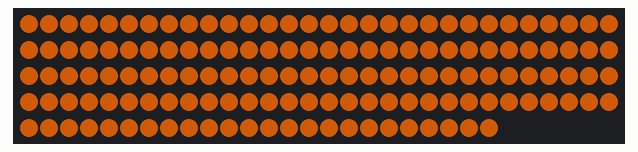
Bench run of a sketch on a simulated Seeed XIAO ESP32-C3. Shown: 144 RGB LEDs in strip order, left to right, continuing on the next row. Dim RGB values are drawn brighter than linear; what the sketch prints to the serial monitor is not drawn.

Above: at 32.6 s.

Measured:
- what the display in image 0 shows lasts 6.0 s, from 32.5 s to 38.5 s

The sketch:

bringup.ino
```cpp
/*
  Bring-up — the first thing that ever runs on this board.

  Nothing downstream of the XIAO's D10 pin has been exercised. The strip was
  smoke-tested on its bundled SP002E controller, so the pixels and the power path
  are known good; what has never been proven is *our* signal reaching them —
  D10, the AHCT125 buffer, the 470R, the JST.

  So this is deliberately not the fire renderer. It is five questions asked in
  order, each one narrowing where a fault can be, with the serial monitor saying
  what you should be seeing. Run it, watch, and read the two lists at the bottom
  of this comment.

      1  PIXEL ZERO    one pixel, dim red        is the signal getting out at all?
      2  COLOUR ORDER  red, then green, then blue  is the byte order really GRB?
      3  WALK          one pixel travelling       are all 144 addressable?
      4  THE ENDS      first and last only        does NUM_LEDS match the strip?
      5  LOAD          the whole strip, amber     does the supply hold up?

  Then it repeats, so you can leave it running while you probe.

  ---------------------------------------------------------------------------
  IF STAGE 1 SHOWS NOTHING

  In order of likelihood, and the first one is not a guess — it is the specific
  way this circuit fails while looking perfect:

    1  Pin 1 (1OE) of the AHCT125 is not actually at GND. The buffer's output
       sits high-impedance, the strip sees nothing, and every voltage you meter
       is correct. Meter pin 1 to GND directly; do not trust that it looks wired.
    2  The strip has no power. USB alone powers the XIAO but not 144 pixels — the
       1N5817 is there to stop the PC trying. If the TalentCell is not connected,
       a perfectly good sketch looks like a dead board.
    3  DIN and +5V swapped at the strip. +5V on the DIN pad kills pixel 0
       instantly, and this stage lights only pixel 0. Try stage 3 (the walk): if
       pixels 1..143 work and 0 never does, that is your answer.
    4  Data on the wrong pin. D10 is GPIO10 on the silkscreen. Note that the
       XIAO's silkscreen is on its UNDERSIDE.

  IF THE COLOURS ARE WRONG AT STAGE 2

  Change COLOR_ORDER below and reflash. GRB is FastLED's default for WS2812B and
  is what this strip is believed to be, but it is worth one look rather than an
  assumption carried into the fire palette, where a swapped red and green would
  read as "the fire model is wrong" rather than "the byte order is wrong".

  ---------------------------------------------------------------------------
  Board: Seeed XIAO ESP32C3   ·   esp32:esp32:XIAO_ESP32C3
  Leave "USB CDC On Boot" ENABLED (its default) or Serial goes to the UART pins
  and this prints into the void.
*/

#include <FastLED.h>

// --- the hardware, as built -----------------------------------------------
// D10 is GPIO10. Not a strapping pin — GPIO2/8/9 (silkscreen D0/D8/D9) are, and
// a signal idling LOW on one of those stops the board booting and looks exactly
// like a dead XIAO. Worth knowing before anyone "just moves the data pin".
#define DATA_PIN     D10
// The WHOLE strip: 144 LED/m over the full ~1 m run. If this number is wrong,
// stage 4 is the stage that says so — see stageEnds().
#define NUM_LEDS     144
#define LED_TYPE     WS2812B
#define COLOR_ORDER  GRB

// 1500, not 1700. The cap governs the LEDs only and the XIAO needs the rest of
// the TalentCell's 2 A ceiling. Measured draw across every SP002E test pattern
// was 1.256 A on 50 pixels — and at 144 the all-amber stage 5 wants roughly
// 2 A at BRIGHTNESS 128, so the cap is no longer a distant guard rail. It is
// now part of what stage 5 tests: the limiter should hold the load AT the cap,
// and a supply that sags anyway is the finding.
#define MAX_MILLIAMPS 1500

// Deliberately not full. Stage 5 is asking whether the supply holds, not how
// bright this thing can get, and a brownout mid-test that resets the board
// reads as a crash rather than as the answer to the question.
#define BRIGHTNESS   128

CRGB leds[NUM_LEDS];

static const uint32_t STAGE_MS = 6000;      // how long each stage holds
static const uint32_t WALK_MS_PER_PIXEL = 90;
// The walk is the one stage whose length is set by the strip rather than by
// patience. Everything else is judged from a still frame.
static const uint32_t WALK_MS = NUM_LEDS * WALK_MS_PER_PIXEL + 1500;
static uint8_t  stage      = 0;
static uint32_t stageStart = 0;
static bool     announced  = false;

void setup() {
  Serial.begin(115200);
  // Wait, but not forever: with no monitor attached this must still run. A
  // sketch that blocks on Serial is a sketch that looks dead when it is fine.
  uint32_t t0 = millis();
  while (!Serial && millis() - t0 < 2000) { delay(10); }

  FastLED.addLeds<LED_TYPE, DATA_PIN, COLOR_ORDER>(leds, NUM_LEDS)
         .setCorrection(TypicalLEDStrip);
  FastLED.setMaxPowerInVoltsAndMilliamps(5, MAX_MILLIAMPS);
  FastLED.setBrightness(BRIGHTNESS);
  FastLED.clear(true);

  Serial.println();
  Serial.println(F("=== LED Light Bar — bring-up ==============================="));
  Serial.print  (F("FastLED     : ")); Serial.println(FASTLED_VERSION);
  Serial.print  (F("data pin    : D10 (GPIO"));
  Serial.print(DATA_PIN); Serial.println(F(")"));
  Serial.print  (F("pixels      : ")); Serial.print(NUM_LEDS);
  Serial.print  (F(" (")); Serial.print(NUM_LEDS / 144.0f, 2);
  Serial.println(F(" m at 144/m)"));
  Serial.println(F("colour order: GRB (believed — stage 2 checks it)"));
  Serial.print  (F("power cap   : 5V ")); Serial.print(MAX_MILLIAMPS);
  Serial.println(F("mA"));
  Serial.println(F("If you see nothing at all, read the header of this sketch:"));
  Serial.println(F("the first suspect is 1OE not at GND, not the code."));
  Serial.println(F("============================================================"));

  stageStart = millis();
}

// One pixel, so a fault has nowhere to hide.
void stagePixelZero() {
  FastLED.clear();
  leds[0] = CRGB(40, 0, 0);
  FastLED.show();
}

// Three primaries in turn. Serial says what it should be; your eyes say what it
// is. Any disagreement is the byte order, not the wiring.
void stageColourOrder() {
  static uint8_t which = 255;
  uint8_t now = ((millis() - stageStart) / 1800) % 3;
  FastLED.clear();
  leds[0] = (now == 0) ? CRGB(60, 0, 0)
          : (now == 1) ? CRGB(0, 60, 0)
                       : CRGB(0, 0, 60);
  FastLED.show();
  if (now != which) {
    which = now;
    Serial.print(F("   pixel 0 should now look "));
    Serial.println(now == 0 ? F("RED") : now == 1 ? F("GREEN") : F("BLUE"));
  }
}

// Every pixel addressed once. A gap in the travel names the dead one; a stop
// part-way names where the run gives out.
//
// At 90 ms a pixel the full strip takes NUM_LEDS * 90 ms — 13 s at 144, well
// past the 6 s every other stage holds. So this stage's duration is DERIVED
// (see loop()). With a fixed 6 s it would have advanced at pixel 67 every time,
// which looks exactly like the run giving out half way.
void stageWalk() {
  static int16_t last = -1;
  int16_t i = ((millis() - stageStart) / WALK_MS_PER_PIXEL) % NUM_LEDS;
  FastLED.clear();
  leds[i] = CRGB(0, 50, 30);
  FastLED.show();
  if (i != last) {
    last = i;
    if (i % 10 == 0) { Serial.print(F("   at pixel ")); Serial.println(i); }
  }
}

// Both ends lit and nothing between: NUM_LEDS is right only if the far one is
// the physically last pixel. Off by a few and you would never notice in the fire.
void stageEnds() {
  FastLED.clear();
  leds[0]            = CRGB(50, 25, 0);
  leds[NUM_LEDS - 1] = CRGB(0, 25, 50);
  FastLED.show();
}

// The whole strip at once, amber rather than white — this is the load test the
// SP002E patterns never performed, and it is not the moment to find the 3 A case.
void stageLoad() {
  fill_solid(leds, NUM_LEDS, CRGB(255, 110, 10));
  FastLED.show();
}

void loop() {
  if (!announced) {
    announced = true;
    Serial.print(F("[")); Serial.print(stage + 1); Serial.print(F("/5] "));
    switch (stage) {
      case 0: Serial.println(F("PIXEL ZERO — pixel 0 only, dim red. "
                               "Nothing here means the signal never left the board.")); break;
      case 1: Serial.println(F("COLOUR ORDER — pixel 0 cycles red, green, blue.")); break;
      case 2: Serial.print(F("WALK — one pixel travels 0 -> "));
              Serial.print(NUM_LEDS - 1);
              Serial.println(F(". Watch for a gap, or a stop before the end.")); break;
      case 3: Serial.print(F("THE ENDS — pixel 0 amber, pixel "));
              Serial.print(NUM_LEDS - 1);
              Serial.println(F(" blue, nothing between. "
                               "The blue one should be the last pixel.")); break;
      case 4: Serial.print(F("LOAD — all ")); Serial.print(NUM_LEDS);
              Serial.println(F(" amber. Watch for flicker, a colour shift down "
                               "the run, or the board resetting.")); break;
    }
  }

  switch (stage) {
    case 0: stagePixelZero();   break;
    case 1: stageColourOrder(); break;
    case 2: stageWalk();        break;
    case 3: stageEnds();        break;
    case 4: stageLoad();        break;
  }

  if (millis() - stageStart > (stage == 2 ? WALK_MS : STAGE_MS)) {
    stage = (stage + 1) % 5;
    stageStart = millis();
    announced = false;
    if (stage == 0) Serial.println(F("--- looping ---"));
  }
  FastLED.delay(1000 / 120);
}
```
